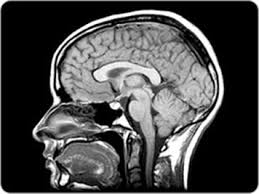
#> input picture images/brain_mri.jpg, 259 x 194 px
$ python rag.py
#> lines starting #> are read from the running program, lines starting #| are printed output that depends on the picture
from skimage import data, io, segmentation, color
from skimage.future import graph
import numpy as np
import cv2
import matplotlib.pyplot as plt

def weight_mean_color(graph, src, dst, n):
    d = graph.node[dst]['mean color'] - graph.node[n]['mean color']
    d = np.linalg.norm(d)
    return {'weight': d}
def merge_mean_color(graph, src, dst):
    graph.node[dst]['total color'] += graph.node[src]['total color']
    graph.node[dst]['pixel count'] += graph.node[src]['pixel count']
    graph.node[dst]['mean color'] += graph.node[dst]['total color'] / graph.node[dst]['pixel count']

#main
#img = data.coffee()
img = io.imread("../images/brain_mri.jpg")
#> img is the input picture: shape (194, 259, 3); min 0, max 255, mean 71.7
img = cv2.resize(img, (1024, 1024))
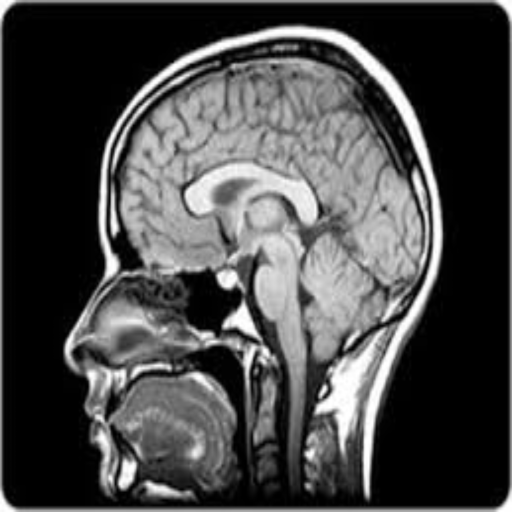
#> img: shape (1024, 1024, 3) (shown at 1/2 size); min 0, max 255, mean 71.7
labels = segmentation.slic(img, compactness=30, n_segments=400)
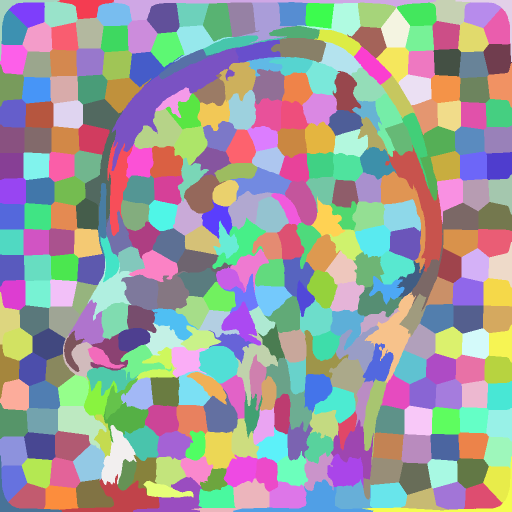
#> labels: shape (1024, 1024) int64 (shown at 1/2 size); 368 distinct labels, from 1 to 368; one colour per label, 0 black
g = graph.rag_mean_color(img, labels, mode='similarity')

#x = plt.figure(1)
lg = graph.show_rag(labels, g, img)
plt.colorbar(lg)
#plt.show()

new_labels = graph.cut_normalized(labels, g)
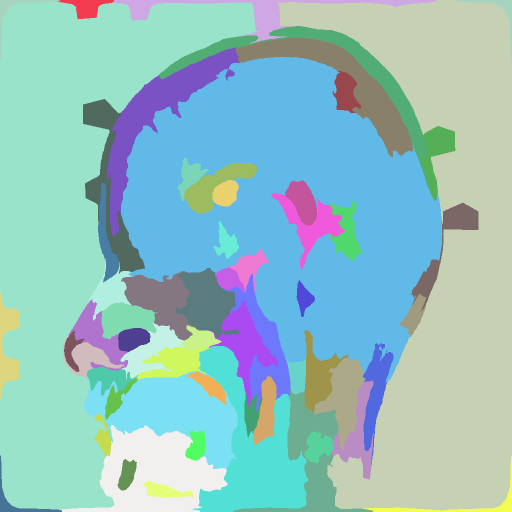
#> new_labels: shape (1024, 1024) int64 (shown at 1/2 size); 60 distinct labels, from 1 to 360; one colour per label, 0 black
#print(new_labels)

new_g = graph.rag_mean_color(img, new_labels)
lg = graph.show_rag(new_labels, new_g, img)
plt.colorbar(lg)
plt.show()
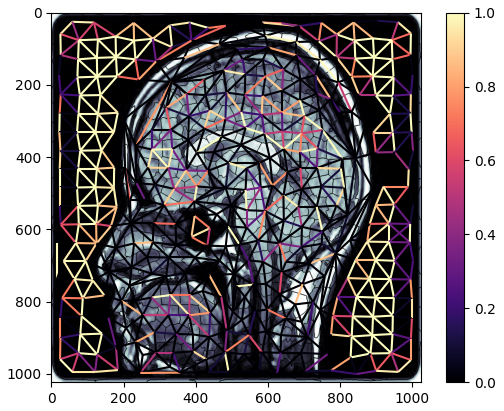
#> figure drawn by matplotlib, 2 panels
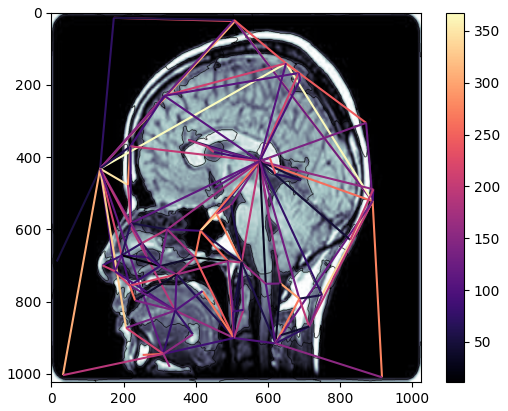
#> figure drawn by matplotlib, 2 panels

img_out = color.label2rgb(new_labels, img, kind='avg')
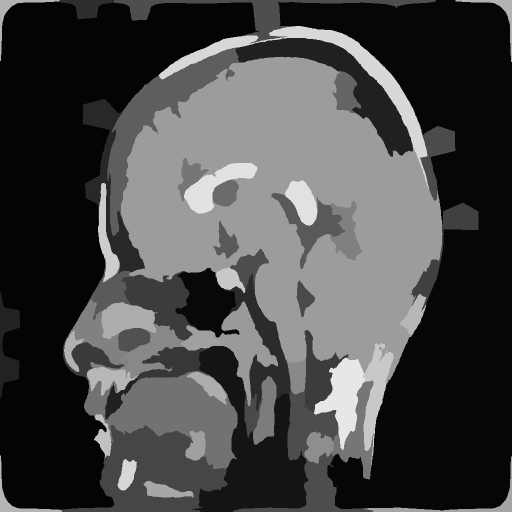
#> img_out: shape (1024, 1024, 3) (shown at 1/2 size); min 4, max 231, mean 71.2
#img_out = segmentation.mark_boundaries(img_out, new_labels, (0,0,0))
io.imshow(img_out)
io.show()
#print(g)
new_labels = graph.merge_hierarchical(labels, g, thresh=35, rag_copy=False, in_place_merge=True,
                                      merge_func=merge_mean_color, weight_func=weight_mean_color)
#> (the run stopped early here; a loop or call above may not have finished)

$ run again, with images/brain_tumor.jpg copied over images/brain_mri.jpg
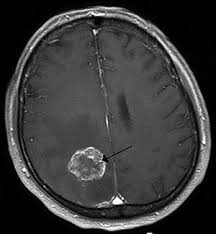
#> input picture images/brain_tumor.jpg, 216 x 234 px
#> img is the input picture: shape (234, 216, 3); min 0, max 255, mean 57.9
#> img: shape (1024, 1024, 3)
#> labels: shape (1024, 1024) int64; 388 distinct labels, from 1 to 388
#> `new_labels = graph.cut_normalized(labels, g)`:
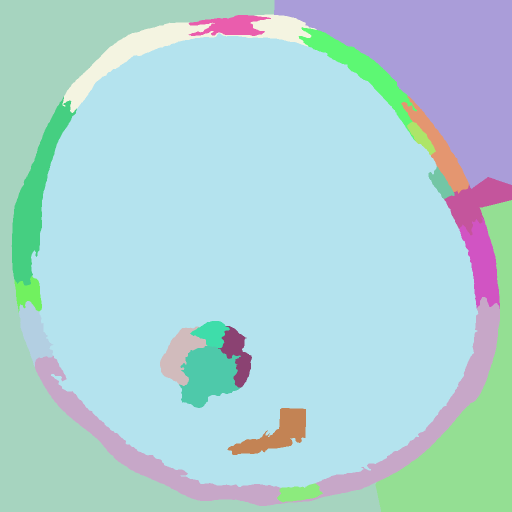
#> new_labels: shape (1024, 1024) int64 (shown at 1/2 size); 22 distinct labels, from 1 to 374; one colour per label, 0 black
#> `img_out = color.label2rgb(new_labels, img, kind='avg')`:
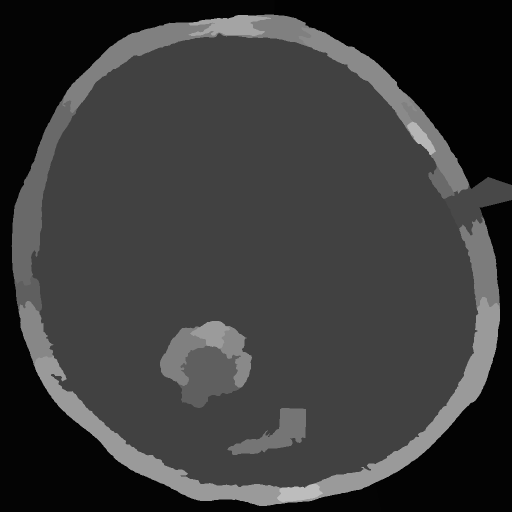
#> img_out: shape (1024, 1024, 3) (shown at 1/2 size); min 2, max 189, mean 57.1

$ run again, with images/giant_cell_tumor.jpg copied over images/brain_mri.jpg
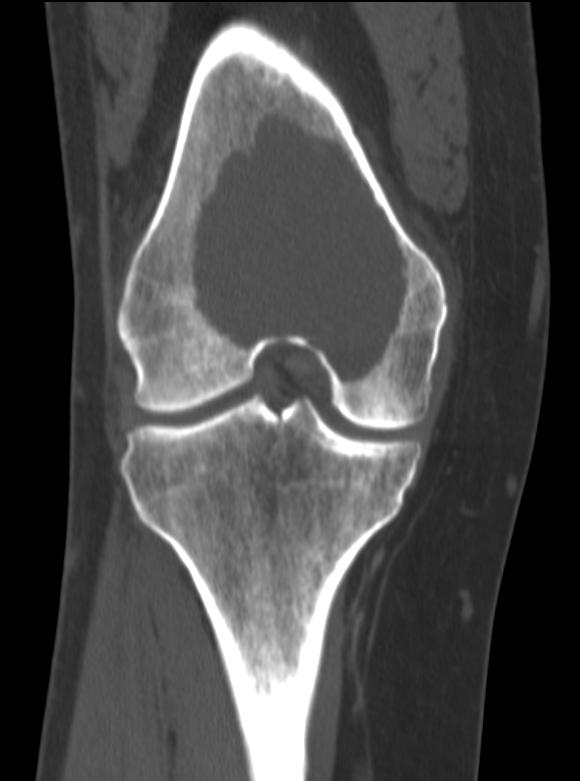
#> input picture images/giant_cell_tumor.jpg, 580 x 781 px
#> img is the input picture: shape (781, 580, 3); min 0, max 255, mean 72.1
#> img: shape (1024, 1024, 3)
#> labels: shape (1024, 1024) int64; 394 distinct labels, from 1 to 394
#> `new_labels = graph.cut_normalized(labels, g)`:
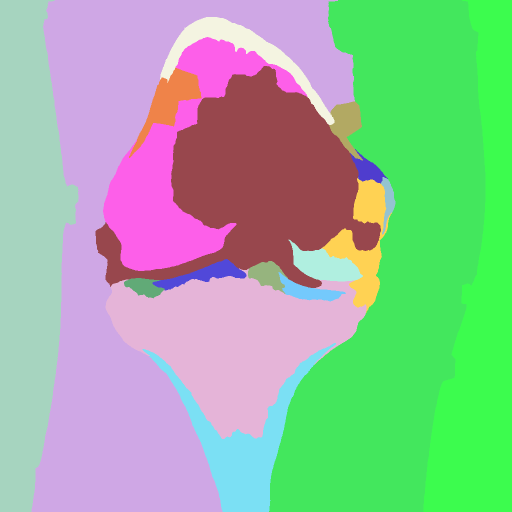
#> new_labels: shape (1024, 1024) int64 (shown at 1/2 size); 19 distinct labels, from 1 to 276; one colour per label, 0 black
#> `img_out = color.label2rgb(new_labels, img, kind='avg')`:
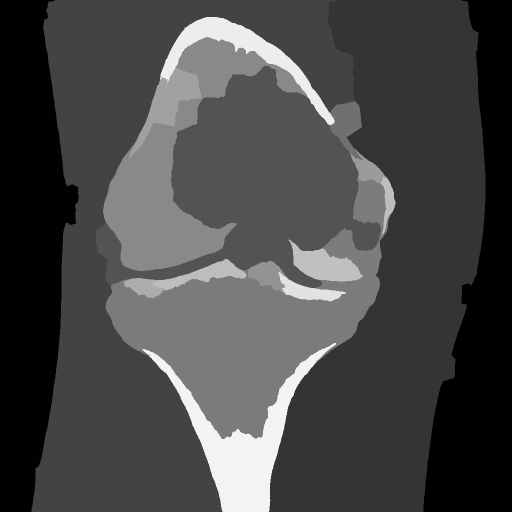
#> img_out: shape (1024, 1024, 3) (shown at 1/2 size); min 0, max 243, mean 71.5

$ run again, with images/brain1.png saved as images/brain_mri.jpg
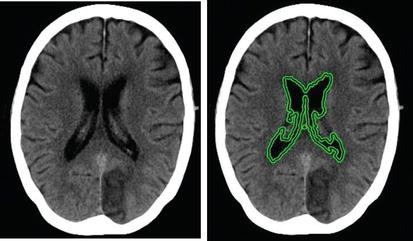
#> input picture images/brain1.png, 413 x 241 px
#> img is the input picture: shape (241, 413, 3); mean R, G, B 81.8, 83.9, 82.2
#> img: shape (1024, 1024, 3)
#> labels: shape (1024, 1024) int64; 385 distinct labels, from 1 to 385
#> `new_labels = graph.cut_normalized(labels, g)`:
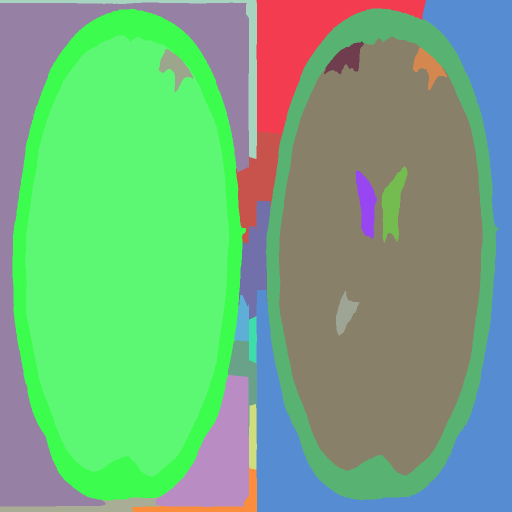
#> new_labels: shape (1024, 1024) int64 (shown at 1/2 size); 23 distinct labels, from 1 to 383; one colour per label, 0 black
#> `img_out = color.label2rgb(new_labels, img, kind='avg')`:
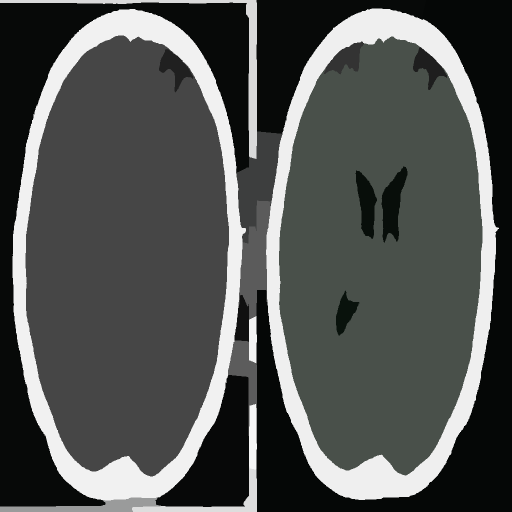
#> img_out: shape (1024, 1024, 3) (shown at 1/2 size); mean R, G, B 81.1, 83.5, 81.7
